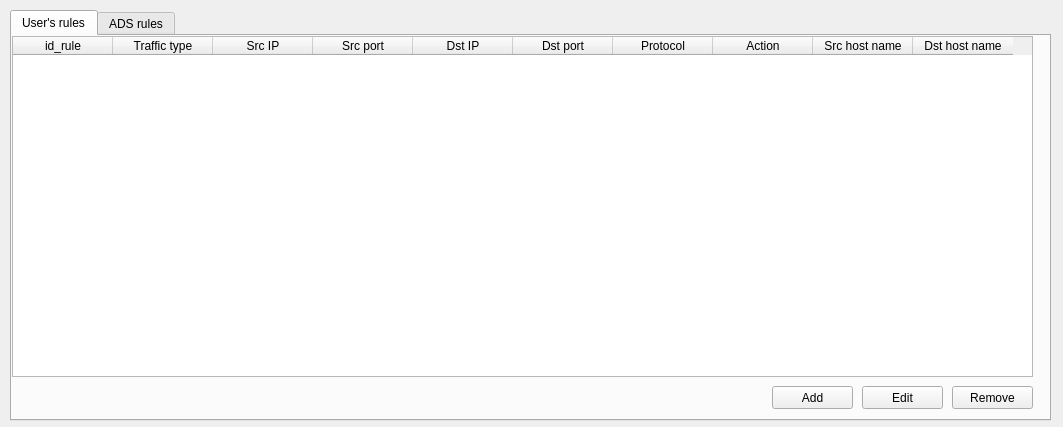
<?xml version="1.0" encoding="UTF-8"?>
<ui version="4.0">
    <class>RulesForm</class>
    <widget class="QWidget" name="RulesForm">
        <property name="geometry">
            <rect>
                <x>0</x>
                <y>0</y>
                <width>1063</width>
                <height>427</height>
            </rect>
        </property>
        <property name="windowTitle">
            <string>Правила</string>
        </property>
        <widget class="QTabWidget" name="tabWidget">
            <property name="geometry">
                <rect>
                    <x>10</x>
                    <y>10</y>
                    <width>1041</width>
                    <height>411</height>
                </rect>
            </property>
            <property name="styleSheet">
                <string notr="true"/>
            </property>
            <property name="currentIndex">
                <number>0</number>
            </property>
            <widget class="QWidget" name="tab">
                <attribute name="title">
                    <string>User's rules</string>
                </attribute>
                <widget class="QPushButton" name="pushButton_2">
                    <property name="geometry">
                        <rect>
                            <x>850</x>
                            <y>350</y>
                            <width>81</width>
                            <height>23</height>
                        </rect>
                    </property>
                    <property name="text">
                        <string>Edit</string>
                    </property>
                </widget>
                <widget class="QTableWidget" name="tableWidget">
                    <property name="geometry">
                        <rect>
                            <x>0</x>
                            <y>0</y>
                            <width>1021</width>
                            <height>341</height>
                        </rect>
                    </property>
                    <property name="sizePolicy">
                        <sizepolicy hsizetype="Expanding" vsizetype="Expanding">
                            <horstretch>0</horstretch>
                            <verstretch>0</verstretch>
                        </sizepolicy>
                    </property>
                    <property name="selectionMode">
                        <enum>QAbstractItemView::SingleSelection</enum>
                    </property>
                    <property name="selectionBehavior">
                        <enum>QAbstractItemView::SelectRows</enum>
                    </property>
                    <property name="gridStyle">
                        <enum>Qt::SolidLine</enum>
                    </property>
                    <property name="sortingEnabled">
                        <bool>true</bool>
                    </property>
                    <column>
                        <property name="text">
                            <string>id_rule</string>
                        </property>
                    </column>
                    <column>
                        <property name="text">
                            <string>Traffic type</string>
                        </property>
                    </column>
                    <column>
                        <property name="text">
                            <string>Src IP</string>
                        </property>
                    </column>
                    <column>
                        <property name="text">
                            <string>Src port</string>
                        </property>
                    </column>
                    <column>
                        <property name="text">
                            <string>Dst IP</string>
                        </property>
                    </column>
                    <column>
                        <property name="text">
                            <string>Dst port</string>
                        </property>
                    </column>
                    <column>
                        <property name="text">
                            <string>Protocol</string>
                        </property>
                    </column>
                    <column>
                        <property name="text">
                            <string>Action</string>
                        </property>
                    </column>
                    <column>
                        <property name="text">
                            <string>Src host name</string>
                        </property>
                    </column>
                    <column>
                        <property name="text">
                            <string>Dst host name</string>
                        </property>
                    </column>
                </widget>
                <widget class="QPushButton" name="pushButton_3">
                    <property name="geometry">
                        <rect>
                            <x>940</x>
                            <y>350</y>
                            <width>81</width>
                            <height>23</height>
                        </rect>
                    </property>
                    <property name="text">
                        <string>Remove</string>
                    </property>
                </widget>
                <widget class="QPushButton" name="pushButton">
                    <property name="geometry">
                        <rect>
                            <x>760</x>
                            <y>350</y>
                            <width>81</width>
                            <height>23</height>
                        </rect>
                    </property>
                    <property name="text">
                        <string>Add</string>
                    </property>
                </widget>
            </widget>
            <widget class="QWidget" name="tab_2">
                <attribute name="title">
                    <string>ADS rules</string>
                </attribute>
                <widget class="QTableWidget" name="tableWidget_2">
                    <property name="geometry">
                        <rect>
                            <x>0</x>
                            <y>0</y>
                            <width>1021</width>
                            <height>341</height>
                        </rect>
                    </property>
                    <property name="selectionMode">
                        <enum>QAbstractItemView::SingleSelection</enum>
                    </property>
                    <property name="selectionBehavior">
                        <enum>QAbstractItemView::SelectRows</enum>
                    </property>
                    <column>
                        <property name="text">
                            <string>No</string>
                        </property>
                    </column>
                    <column>
                        <property name="text">
                            <string>Traffic type</string>
                        </property>
                    </column>
                    <column>
                        <property name="text">
                            <string>Src IP</string>
                        </property>
                    </column>
                    <column>
                        <property name="text">
                            <string>Src port</string>
                        </property>
                    </column>
                    <column>
                        <property name="text">
                            <string>Dst IP</string>
                        </property>
                    </column>
                    <column>
                        <property name="text">
                            <string>Dst port</string>
                        </property>
                    </column>
                    <column>
                        <property name="text">
                            <string>Protocol</string>
                        </property>
                    </column>
                    <column>
                        <property name="text">
                            <string>Action</string>
                        </property>
                    </column>
                    <column>
                        <property name="text">
                            <string>Src host name</string>
                        </property>
                    </column>
                    <column>
                        <property name="text">
                            <string>Dst host name</string>
                        </property>
                    </column>
                </widget>
                <widget class="QPushButton" name="pushButton_6">
                    <property name="geometry">
                        <rect>
                            <x>940</x>
                            <y>350</y>
                            <width>81</width>
                            <height>23</height>
                        </rect>
                    </property>
                    <property name="text">
                        <string>Remove</string>
                    </property>
                </widget>
            </widget>
        </widget>
    </widget>
    <resources/>
    <connections/>
</ui>
